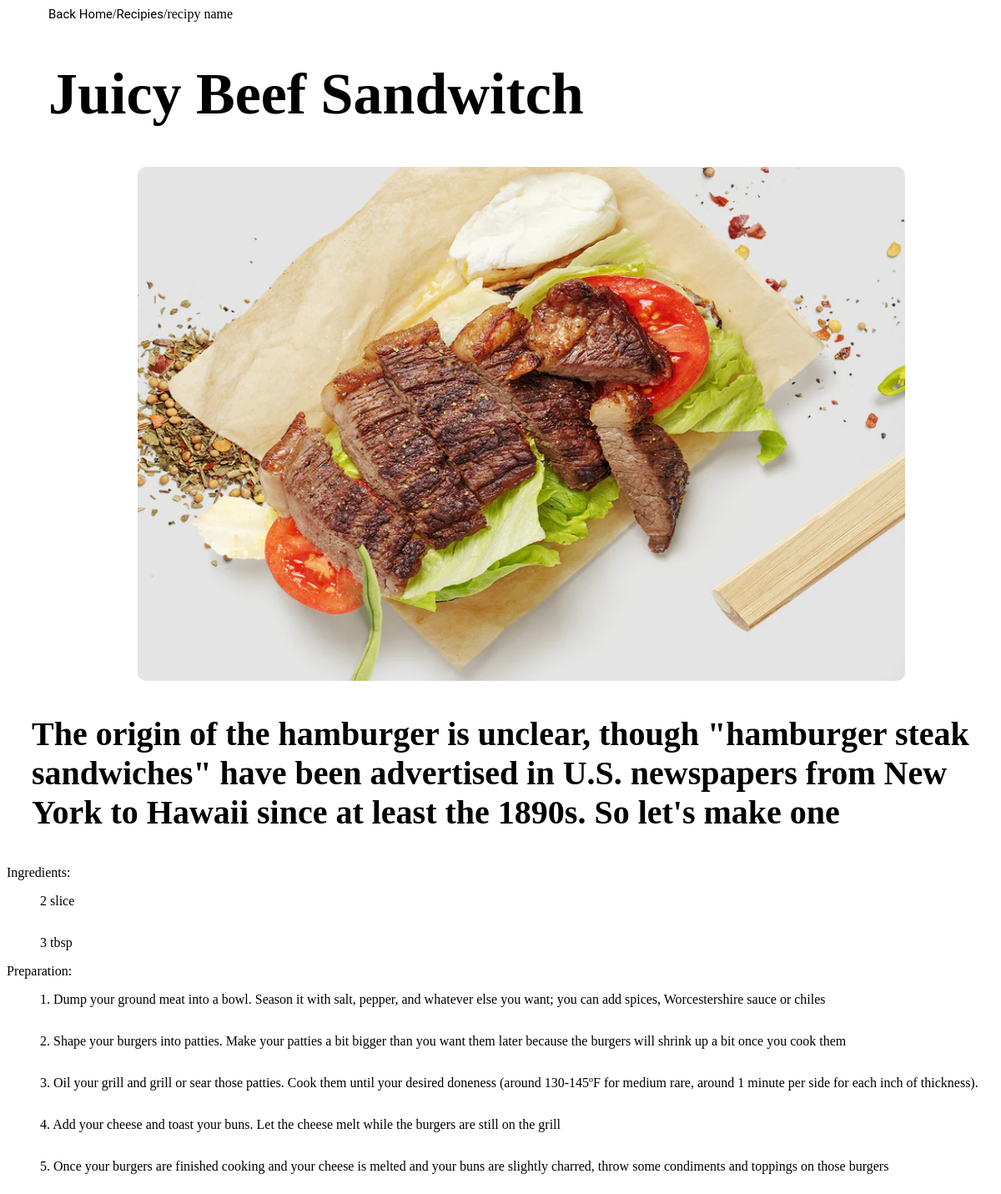
The page /recipiesDetails.php?id=1 on the database its author committed.
### tables this page shows
CREATE TABLE `recipies` (
  `RecipiesID` int(11) NOT NULL,
  `RecipeTitle` varchar(500) NOT NULL,
  `RecipeDescription` text NOT NULL,
  `RecipeImage` text NOT NULL
);

CREATE TABLE `recipe_ingredients` (
  `Recipe_Ingredients` int(11) NOT NULL,
  `RecipeID` int(11) NOT NULL,
  `quantity` varchar(500) NOT NULL,
  `unit` varchar(50) NOT NULL,
  `ingredients` text NOT NULL
);

CREATE TABLE `steps` (
  `stepId` int(11) NOT NULL,
  `recipeId` int(11) NOT NULL,
  `stepNumber` int(11) NOT NULL,
  `instruction` text NOT NULL
);

### recipiesDetails.php (the view, shortened to what this page needs)
<!DOCTYPE html>
<html lang="en">
<head>
    <link rel="stylesheet" href="recipies.css">
</head>
<body>
<div id='backtohome'>  <a href='Home.php'>Back Home</a>/<a href='recipies.php'>Recipies</a>/recipy name</div>
<?php
require_once "connection.php";
$id = $_GET['id'];
$sql="Select RecipeImage,RecipeTitle from recipies where RecipiesID=$id";
$result = $conn->query($sql);
if($result->num_rows > 0){
    $row = $result->fetch_assoc();
   echo'<div><h1>'.$row['RecipeTitle'].'</h1></div>';
    echo'<div id="topimg">';
echo '<img src="' . $row['RecipeImage'] . '" alt="Recipe Image">';
echo '</div>';
}
?>
<div class='content'>
<?php
require_once "connection.php";
$id = $_GET['id'];
$sql="Select RecipeDescription from recipies where RecipiesID=$id";
$result = $conn->query($sql);
if($result->num_rows > 0){
    $row = $result->fetch_assoc();
    echo '<div id="toptitle">';
    echo '<p>' . $row['RecipeDescription'] . '</p>';
    echo '</div>';
}
?>
      <div> <span>Ingredients:</span></div>
   <?php
   require_once "connection.php";
   $id = $_GET['id'];
   $sql="Select * from recipe_ingredients where RecipeID=$id";
   $result = $conn->query($sql);
   if($result->num_rows > 0){
     while ($row = $result->fetch_assoc()){
       echo'<div>';
       echo '<ul>';
       echo'<div>';
       echo'<li>'.$row['quantity'].' '. $row['unit'].' '. $row['ingredients'].'</li>';
      echo '</div>';
      echo' </ul>';
      echo '</div>';}
   }
   ?>
<div> <span>Preparation:</span></div>
<?php
  require_once "connection.php";
  $id = $_GET['id'];
  $sql="Select  instruction,stepNumber from steps where recipeId=$id";
  $result = $conn->query($sql);
  if($result->num_rows > 0){
    while ($row = $result->fetch_assoc()){
        echo '<div>';
echo '<ul>';
echo '<div>';
echo' <li> '.$row['stepNumber'].'. '.$row['instruction'].'</li>';
echo'</div>';
echo '</ul>';
echo '</div>';
  }
  }
?>
</div>
</body>
</html>

### recipies.css (style rules this page uses)
h1 { margin-left: 50px; font-size: 70px; }
#backtohome { margin-left: 50px; }
#backtohome a { text-decoration: none; color: black; font-size: 15px; }
a { text-decoration: none; color: black; font-size: 25px; font-family: 'Roboto'; }
#topimg { display: flex; justify-content: center; }
#topimg img { width: 1250px; height: 616px; border-radius: 10px; }
#toptitle p { font-size: 40px; font-weight: bold; margin-left: 30px; }
li { margin-bottom: 10px; list-style: none; }
.content { display: flex; flex-direction: column; }
@media (min-width:1081px) and (max-width:2000px) { #topimg img { max-width: 920px !important; height: 616px; display: flex; justify-content: center; margin-left: 50px; border-radius: 10px; } }

### rows shown on the page
recipies: RecipeTitle "Juicy Beef Sandwitch", RecipeImage (picture), RecipeDescription "The origin of the hamburger is unclear, though \"hamburger steak sandwiches\" have been advertised in U.S. newspapers from New York to Hawaii since at least the 1890s. So let's make one"
recipe_ingredients: quantity "2", unit "slice"
recipe_ingredients: quantity "3", unit "tbsp"
steps: stepNumber "1", instruction "Dump your ground meat into a bowl. Season it with salt, pepper, and whatever else you want; you can add spices, Worcestershire sauce or chiles"
steps: stepNumber "2", instruction "Shape your burgers into patties. Make your patties a bit bigger than you want them later because the burgers will shrink up a bit once you cook them"
steps: stepNumber "3", instruction "Oil your grill and grill or sear those patties. Cook them until your desired doneness (around 130-145ºF for medium rare, around 1 minute per side for each inch of thickness)."
steps: stepNumber "4", instruction "Add your cheese and toast your buns. Let the cheese melt while the burgers are still on the grill"
steps: stepNumber "5", instruction "Once your burgers are finished cooking and your cheese is melted and your buns are slightly charred, throw some condiments and toppings on those burgers"
